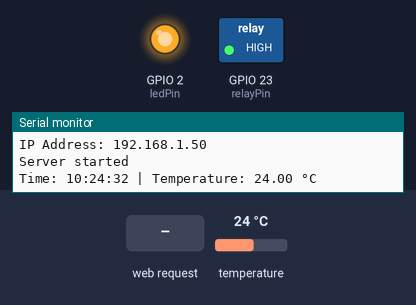
Bench run of a sketch on a simulated ESP32. On the bench: switched loads named in the sketch (green lamp = pin HIGH), output pins drawn as LEDs (lit = HIGH), the last lines printed to the serial monitor. The test bench sets the inputs (shaded band); at power-on: temperature 24 °C. WiFi joins after 1.5 s; servers stay silent unless stated; the local clock reads 2024-03-15 10:24:30 at power-on unless the sketch sets it.

Above: at 3.2 s.
3.3 s: HTTP request GET /relay/on received
At 5.6 s:
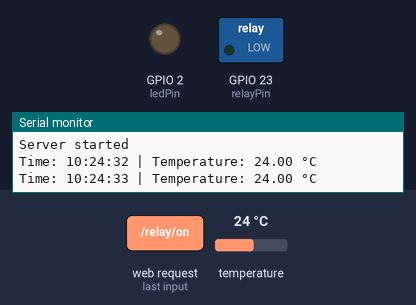
8.9 s: temperature set to 24.5 °C
11.4 s: temperature set to 25.3 °C
At 12.0 s:
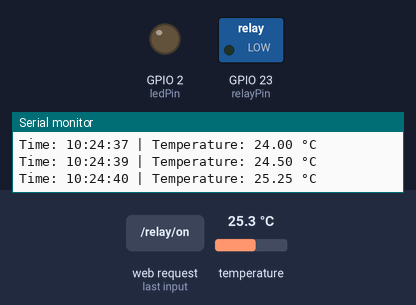
13.9 s: temperature set to 12 °C
At 15.8 s:
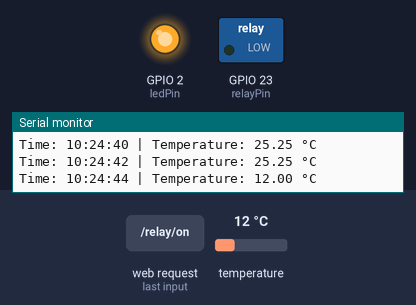
19.5 s: temperature set to 28 °C
22.0 s: HTTP request GET /relay/reset received
At 24.8 s:
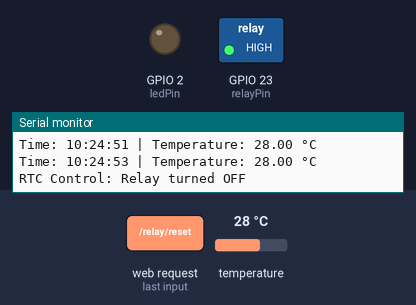
Timing chart, 0 to 26.3 s (numbered marks = the images above; inputs shaded):
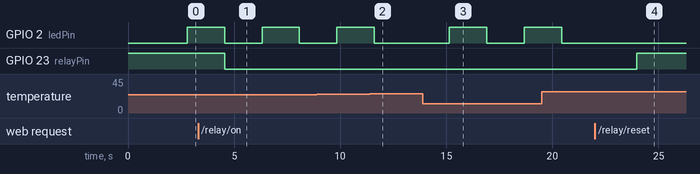

The sketch:

ESP_Code.ino
```cpp
#include <Wire.h>
#include <RTClib.h>
#include <WiFi.h>
#include <OneWire.h>
#include <DallasTemperature.h>

// --- RTC and Relay Setup ---
RTC_DS3231 rtc;
const int relayPin = 23;  // Relay control pin

// --- Temperature Sensor Setup ---
#define ONE_WIRE_BUS 4  // DS18B20 connected to GPIO 4
OneWire oneWire(ONE_WIRE_BUS);
DallasTemperature sensors(&oneWire);

// --- Internal LED Pin ---
const int ledPin = 2;  // Internal LED pin for blinking on low temp

// --- Wi-Fi Credentials ---
const char* ssid = "Arsh5G";        // Wi-Fi SSID
const char* password = "@Rsh1234";  // Wi-Fi Password

WiFiServer server(80);

// --- Control Flags ---
bool manualOverride = false;  // Manual override flag
bool relayState = false;      // Relay state (ON/OFF)
bool lowTempAlert = false;    // Flag for low temperature alert

// --- Wi-Fi Management Variables ---
unsigned long previousMillis = 0;
const long wifiCheckInterval = 10000;  // Wi-Fi reconnection interval (10 sec)

// --- LED Blink Variables ---
unsigned long lastBlinkMillis = 0;
const long blinkInterval = 500;  // Blink every 500ms

void setup() {
  Serial.begin(115200);

  // --- Initialize RTC ---
  Wire.begin(21, 22);  // SDA, SCL
  if (!rtc.begin()) {
    Serial.println("Couldn't find RTC");
    while (1);
  }

  // --- Initialize Relay ---
  pinMode(relayPin, OUTPUT);
  digitalWrite(relayPin, HIGH);  // Relay OFF initially

  // --- Initialize Internal LED ---
  pinMode(ledPin, OUTPUT);
  digitalWrite(ledPin, LOW);  // LED OFF initially

  // --- Initialize Temperature Sensor ---
  sensors.begin();

  // --- Connect to Wi-Fi ---
  WiFi.begin(ssid, password);
  Serial.println("Connecting to Wi-Fi...");
  while (WiFi.status() != WL_CONNECTED) {
    delay(1000);
    Serial.print(".");
  }
  Serial.println("\nConnected to Wi-Fi");
  Serial.print("IP Address: ");
  Serial.println(WiFi.localIP());

  // --- Start Web Server ---
  server.begin();
  Serial.println("Server started");
}

void loop() {
  DateTime now = rtc.now();
  sensors.requestTemperatures();
  float temperature = sensors.getTempCByIndex(0);

  // --- Print Temperature and Time to Serial Monitor ---
  Serial.print("Time: ");
  Serial.print(now.hour());
  Serial.print(":");
  Serial.print(now.minute());
  Serial.print(":");
  Serial.print(now.second());
  Serial.print(" | Temperature: ");
  Serial.print(temperature);
  Serial.println(" °C");

  // --- Low Temperature LED Blinking Logic ---
  unsigned long currentMillis = millis(); // Consolidated variable for timing

  if (temperature < 25.0) {
    if (currentMillis - lastBlinkMillis >= blinkInterval) {
      lastBlinkMillis = currentMillis;
      digitalWrite(ledPin, !digitalRead(ledPin));  // Toggle LED
    }
    lowTempAlert = true;
  } else {
    digitalWrite(ledPin, LOW);  // Ensure LED is OFF
    lowTempAlert = false;
  }

  // --- Automatic Relay Control (If Not Manually Overridden) ---
  if (!manualOverride) {
    if (now.hour() >= 13 && now.hour() < 22) {
      if (!relayState) {
        digitalWrite(relayPin, LOW);  // Relay ON
        relayState = true;
        Serial.println("RTC Control: Relay turned ON");
      }
    } else {
      if (relayState) {
        digitalWrite(relayPin, HIGH);  // Relay OFF
        relayState = false;
        Serial.println("RTC Control: Relay turned OFF");
      }
    }
  }

  // --- Wi-Fi Reconnection Logic ---
  if (currentMillis - previousMillis >= wifiCheckInterval) {
    previousMillis = currentMillis;
    if (WiFi.status() != WL_CONNECTED) {
      Serial.println("Wi-Fi disconnected. Attempting to reconnect...");
      WiFi.disconnect();
      WiFi.begin(ssid, password);
      unsigned long startAttemptTime = millis();
      while (WiFi.status() != WL_CONNECTED && millis() - startAttemptTime < 5000) {
        delay(500);
        Serial.print(".");
      }
      if (WiFi.status() == WL_CONNECTED) {
        Serial.println("\nReconnected to Wi-Fi!");
        Serial.print("IP Address: ");
        Serial.println(WiFi.localIP());
      } else {
        Serial.println("\nFailed to reconnect to Wi-Fi.");
      }
    }
  }

  // --- Handle Web Client Requests ---
  WiFiClient client = server.available();
  if (client) {
    String request = client.readStringUntil('\r');
    client.flush();

    // Handle Manual Override Requests
    if (request.indexOf("/relay/on") != -1) {
      manualOverride = true;
      relayState = true;
      digitalWrite(relayPin, LOW);  // Relay ON
    } else if (request.indexOf("/relay/off") != -1) {
      manualOverride = true;
      relayState = false;
      digitalWrite(relayPin, HIGH);  // Relay OFF
    } else if (request.indexOf("/relay/reset") != -1) {
      manualOverride = false;  // Switch to automatic mode
    }

    // Handle Temperature Update Request
    if (request.indexOf("/temp") != -1) {
      // Serve temperature update in response to /temp
      client.print("HTTP/1.1 200 OK\r\nContent-Type: text/plain\r\n\r\n");
      client.print(temperature);
      client.print("\n");  // Add newline for time info
      client.print(now.hour());
      client.print(":");
      client.print(now.minute());
      client.print(":");
      client.print(now.second());
      delay(1);
      client.stop();
    } else {
      // Serve main HTML page
      client.print("HTTP/1.1 200 OK\r\nContent-Type: text/html; charset=utf-8\r\nCache-Control: no-store, must-revalidate\r\n\r\n");
      client.print("<html><head><title>ESP32 Control</title>");
      client.print("<meta name=\"viewport\" content=\"width=device-width, initial-scale=1\">");
      client.print("<style>");
      client.print("body { font-family: Arial, sans-serif; background-color: #f2f2f2; text-align: center; padding: 20px;}");
      client.print("h1 { color: #4CAF50; font-size: 24px; margin-bottom: 20px;}");
      client.print("p { font-size: 18px; color: #333;}");
      client.print(".buttons { margin: 20px; display: flex; flex-direction: column; align-items: center;}");
      client.print(".buttons a { text-decoration: none; padding: 10px 20px; margin: 10px; background-color: #4CAF50; color: white; border-radius: 5px; transition: background-color 0.3s ease; font-size: 18px;}");
      client.print(".buttons a:hover { background-color: #45a049;}");
      client.print(".temperature { font-size: 32px; font-weight: bold; color: #ff6347; margin: 20px;}");
      client.print(".status { font-size: 20px; color: #555;}");
      client.print(".status.on { color: green;}");
      client.print(".status.off { color: red;}");
      client.print(".status-mode { font-size: 20px; color: #333; margin-top: 20px;}");
      client.print(".status-mode strong { color: #ff6347;}");
      client.print("</style>");
      client.print("</head><body>");
      client.print("<h1>ESP32 Relay Control</h1>");
      client.print("<p>Time: <span id='time'>--:--:--</span></p>");
      client.print("<p>Date: " + String(now.year()) + "-" + String(now.month()) + "-" + String(now.day()) + "</p>");
      client.print("<p class='temperature'>Temperature: <span id='temp'>" + String(temperature) + "°C</span></p>");
      client.print("<p class='status " + String(relayState ? "on" : "off") + "'>Relay State: " + String(relayState ? "ON" : "OFF") + "</p>");
      client.print("<p class='status-mode'>Override Mode: <strong>" + String(manualOverride ? "Manual" : "Automatic") + "</strong></p>");
      client.print("<div class='buttons'>");
      client.print("<a href='/relay/on'>🔌 Turn ON</a>");
      client.print("<a href='/relay/off'>❌ Turn OFF</a>");
      client.print("<a href='/relay/reset'>🔄 Reset</a>");
      client.print("</div>");
      client.print("<script>");
      client.print("setInterval(function(){");
      client.print("fetch('/temp').then(response => response.text()).then(data => {");
      client.print("var tempData = data.split('\\n');");
      client.print("var tempElement = document.getElementById('temp');");
      client.print("var timeElement = document.getElementById('time');");
      client.print("tempElement.textContent = tempData[0] + '°C';");
      client.print("timeElement.textContent = tempData[1];");
      client.print("});");
      client.print("}, 1000);");
      client.print("</script>");
      client.print("</body></html>");
      delay(1);
      client.stop();
    }
  }

  delay(1000);  // Prevent rapid updates
}
```

Measured:
- after the input at 3.3 s, GPIO 23 (relayPin): HIGH → LOW after 1.2 s
- after the input at 11.4 s, GPIO 2 (ledPin): goes on until 11.6 s, then stays LOW
- after the input at 13.9 s, GPIO 2 (ledPin): LOW → HIGH after 1.2 s, → LOW 1.8 s later, → HIGH 1.8 s later
- after the input at 22.0 s, GPIO 23 (relayPin): LOW → HIGH after 2.0 s
